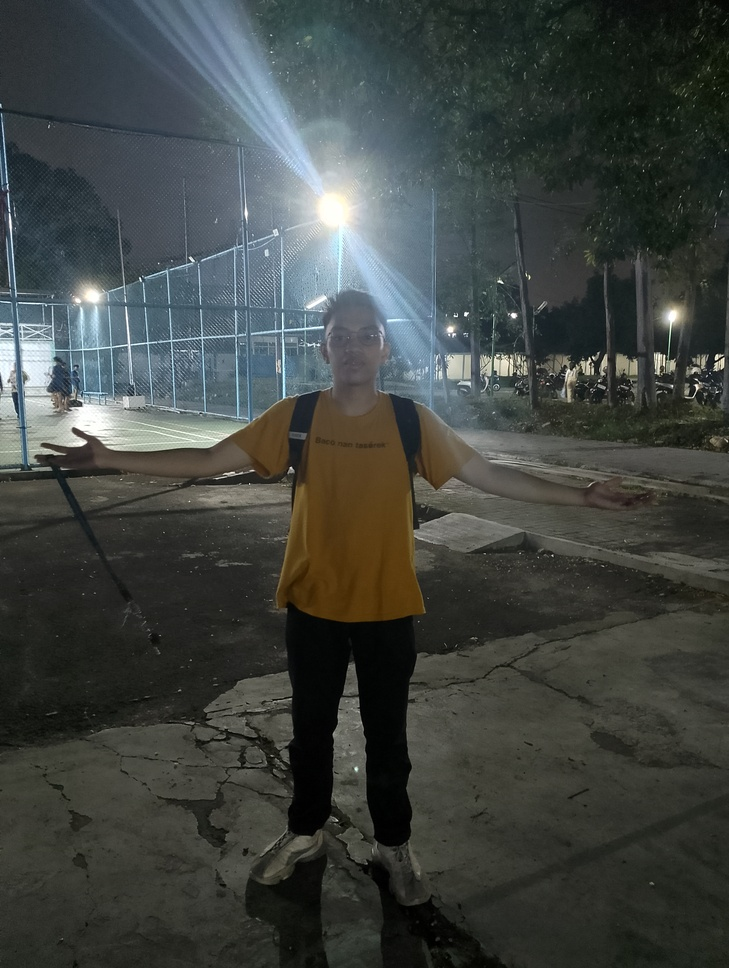
#> input picture foto_backlight.jpg, 729 x 968 px, shrunk from 3072 x 4080 before the run
$ jupyter execute Soal_3.ipynb
#> lines starting #> are read from the running program, lines starting #| are printed output that depends on the picture
[cell 1]
import cv2
import matplotlib.pyplot as plt

# Load gambar backlight
img = cv2.imread('foto_backlight.jpg')  #202331200_Fakhri Faros
#> img is the input picture: shape (968, 729, 3); mean B, G, R 65.5, 68.8, 64.1
gray = cv2.cvtColor(img, cv2.COLOR_BGR2GRAY)
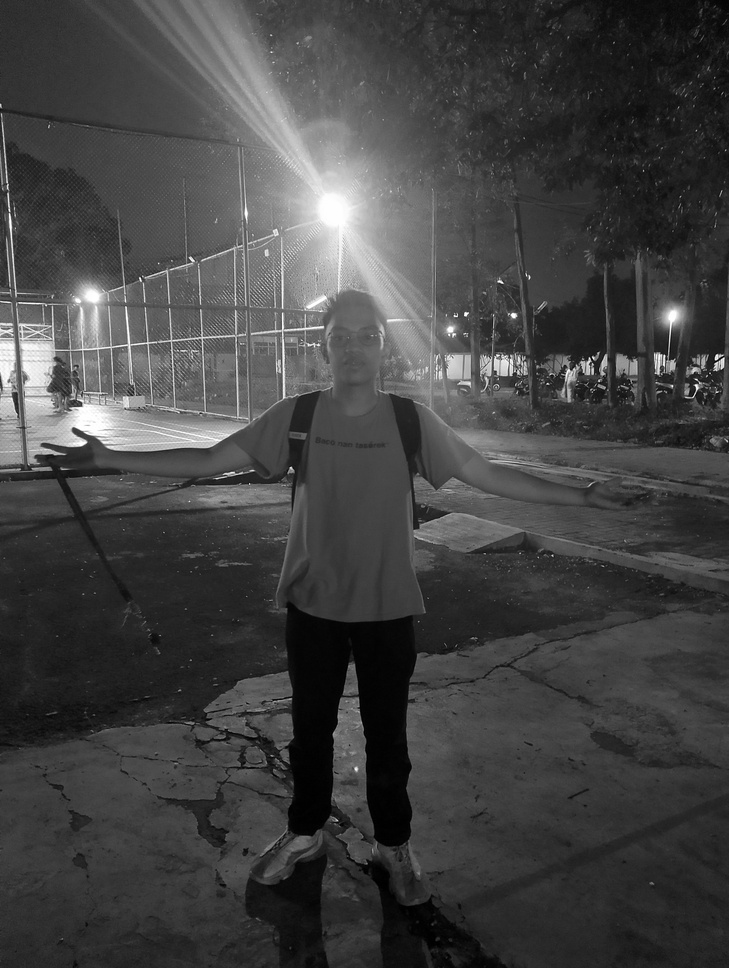
#> gray: shape (968, 729); min 0, max 255, mean 67

# --- Perbaikan Kontras dan Kecerahan ---
# Tingkatkan kecerahan
bright = cv2.convertScaleAbs(gray, alpha=1, beta=50)  # beta = brightness
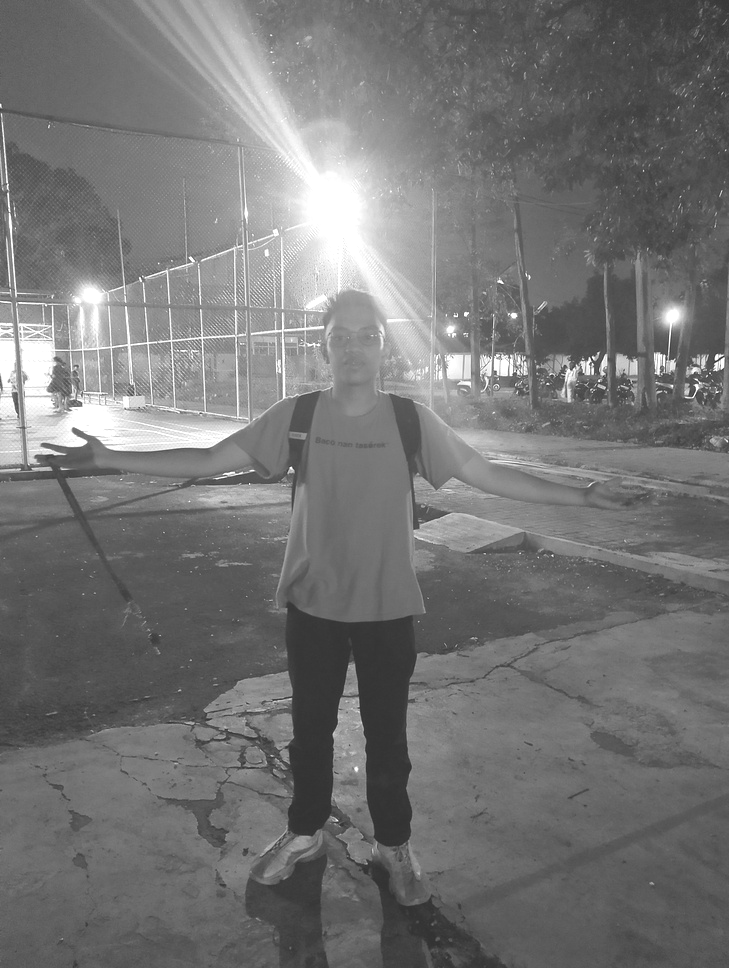
#> bright: shape (968, 729); min 50, max 255, mean 116.7

# Tingkatkan kontras
contrast = cv2.convertScaleAbs(bright, alpha=2.0, beta=0)  # alpha = contrast
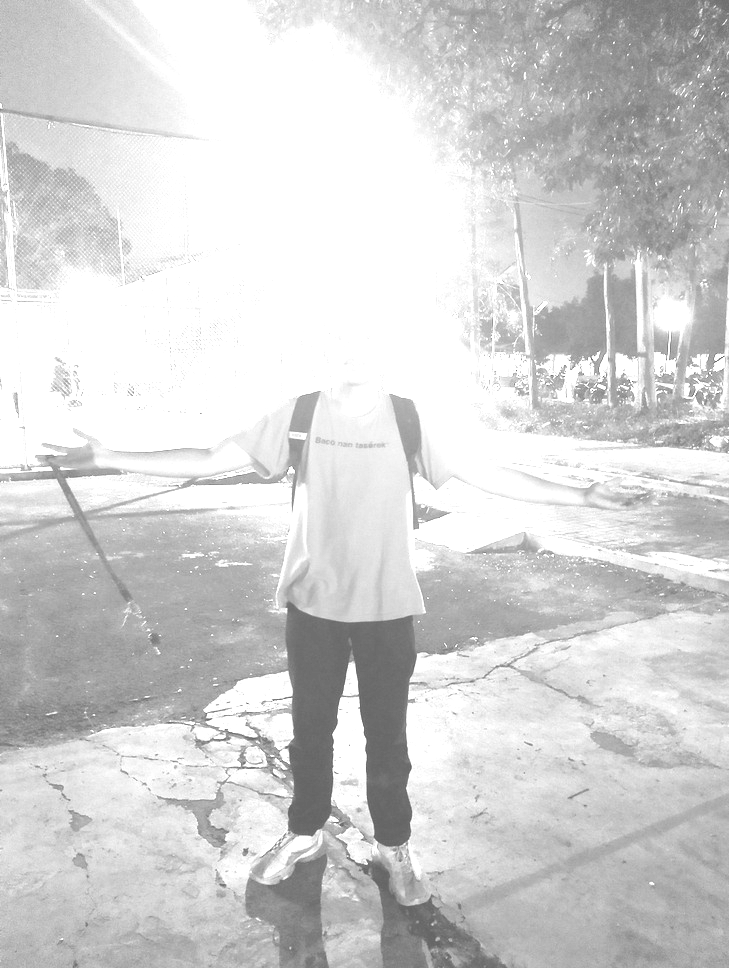
#> contrast: shape (968, 729); min 100, max 255, mean 210.9

# Gabungkan: Kecerahan + Kontras
bright_contrast = cv2.convertScaleAbs(gray, alpha=2.0, beta=50)
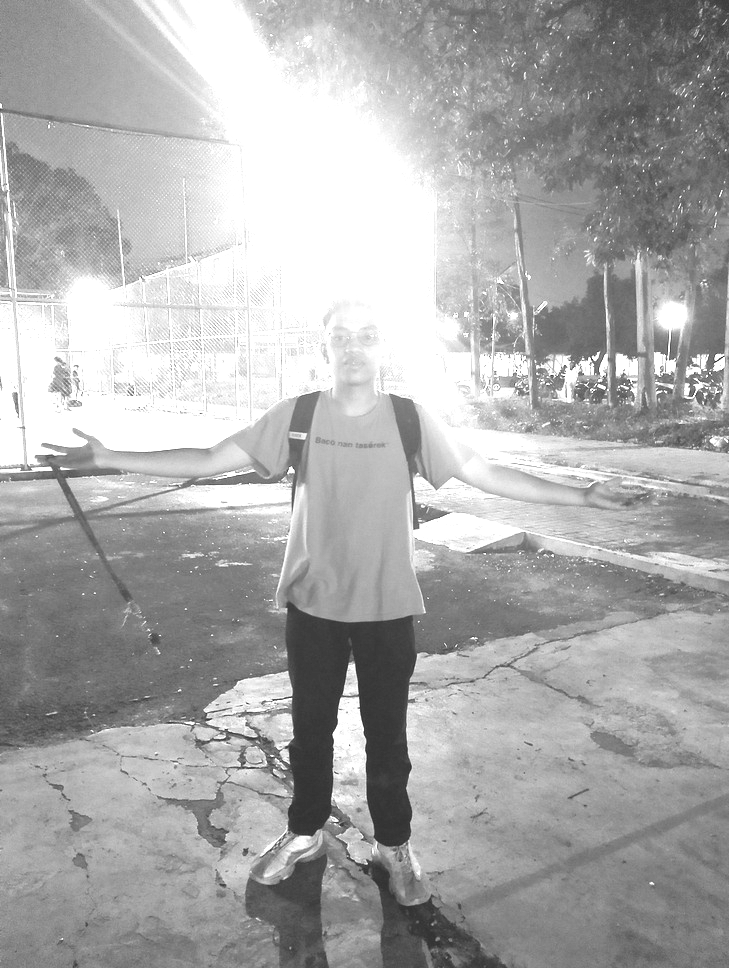
#> bright_contrast: shape (968, 729); min 50, max 255, mean 170.9

# Tampilkan hasil
plt.figure(figsize=(12, 6))

plt.subplot(1, 4, 1)
plt.imshow(cv2.cvtColor(img, cv2.COLOR_BGR2RGB))
plt.title('Gambar Asli')
plt.axis('off')

plt.subplot(1, 4, 2)
plt.imshow(gray, cmap='gray')
plt.title('Grayscale')
plt.axis('off')

plt.subplot(1, 4, 3)
plt.imshow(bright, cmap='gray')
plt.title('Dicerahkan')
plt.axis('off')

plt.subplot(1, 4, 4)
plt.imshow(bright_contrast, cmap='gray')
plt.title('Cerah + Kontras')
plt.axis('off')

plt.tight_layout()
plt.show()
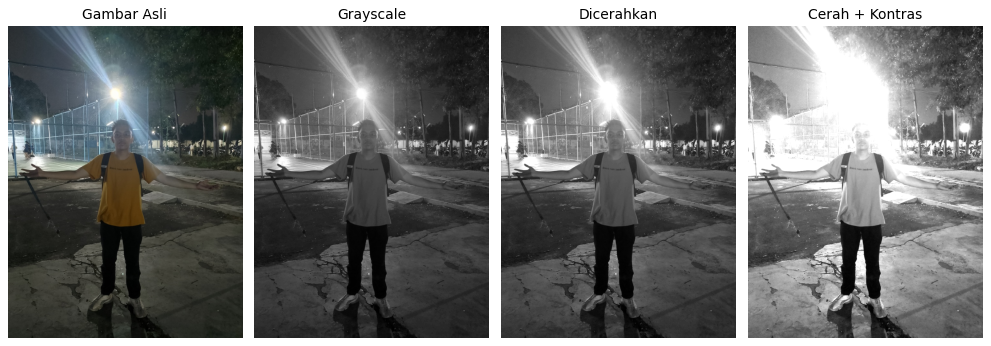
#> figure drawn by matplotlib, 4 panels
